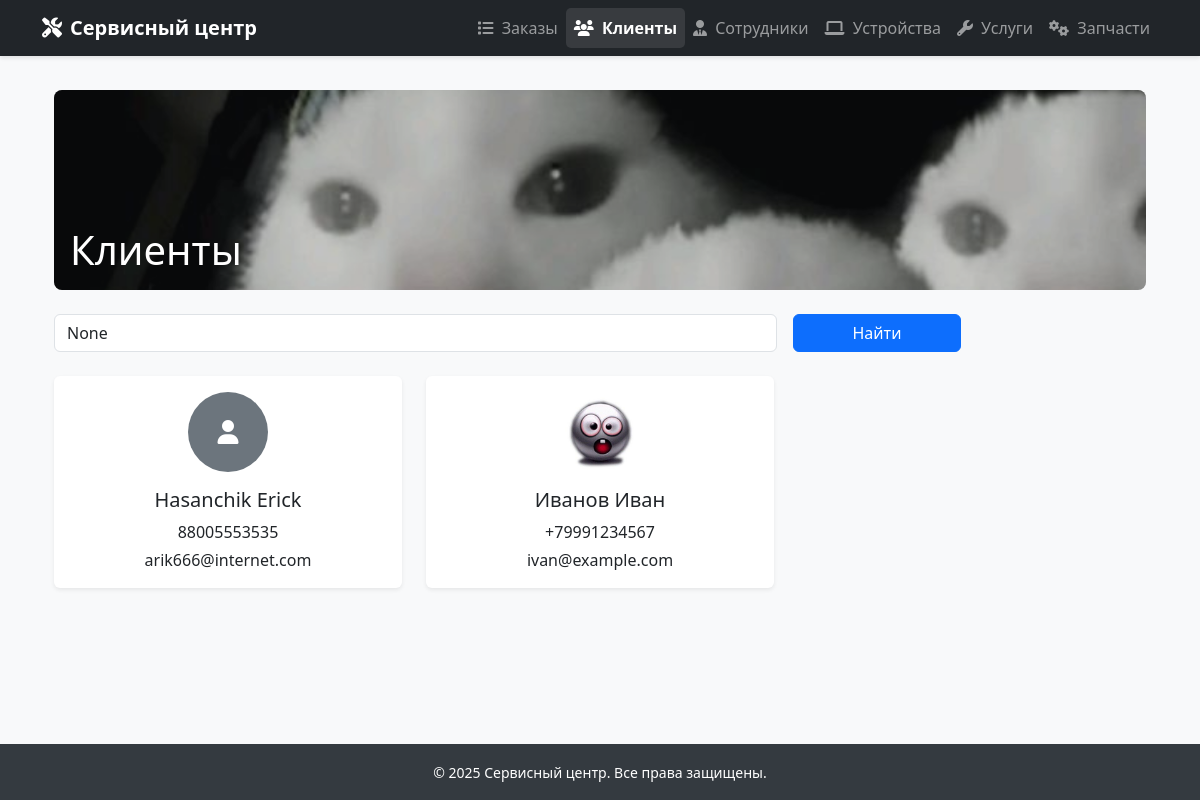
The page /clients/ on the database as committed earlier.
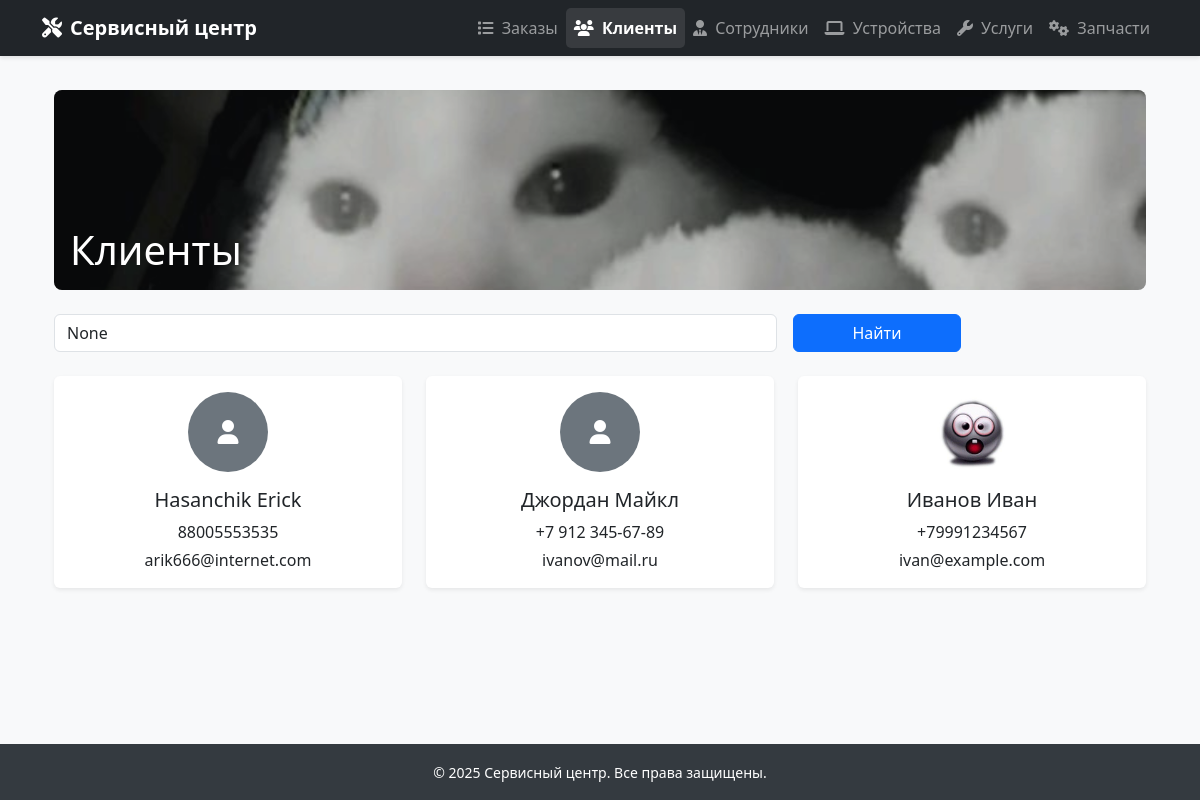
The same page on the database as committed later.
### SAMserv/models.py (models this page shows, shortened)
class Client(models.Model):
    phone_number = models.CharField('Телефон', max_length=20)
    email = models.CharField('Email', max_length=100)
    last_name = models.CharField('Фамилия', max_length=25)
    first_name = models.CharField('Имя', max_length=25)
    middle_name = models.CharField('Отчество', max_length=25, blank=True, null=True)
    photo = models.ImageField('Фото', upload_to='clients/', blank=True, null=True)

### SAMserv/views.py (the view, shortened to what this page needs)
# urls.py: path('clients/', views.client_list, name='client-list'),
def client_list(request):
    query = request.GET.get('q')
    print(f"[DEBUG] Запрос: '{query}'")  # 👈 Добавь это
    clients = Client.objects.all().order_by('last_name')
    return render(request, 'clients/client_list.html', {'clients': clients, 'query': query})

### SAMserv/templates/clients/client_list.html (shortened to what this page needs)
{% extends 'base.html' %}
{% load static %}
{% block content %}
<div class="container">
    <div class="position-relative mb-4" style="height: 200px; overflow: hidden; border-radius: 8px;">
        <img src="{% static 'SAMserv/images/clients.jpg' %}"
             class="w-100 h-100"
             style="object-fit: cover;"
             alt="Клиенты">
        <div class="position-absolute top-0 start-0 w-100 h-100 bg-dark bg-opacity-25"></div>
        <div class="position-absolute bottom-0 start-0 text-white p-3">
            <h1 class="mb-0">Клиенты</h1>
        </div>
    </div>
    <form method="get" class="mb-4">
        <div class="row g-3">
            <div class="col-md-8">
                <input type="text" name="q" class="form-control" placeholder="Поиск по имени, фамилии, телефону или email" value="{{ query }}">
            </div>
            <div class="col-md-2">
                <button type="submit" class="btn btn-primary w-100">Найти</button>
            </div>
        </div>
    </form>
    <div class="row">
        {% for client in clients %}
        <div class="col-md-6 col-lg-4 mb-3">
            <div class="card h-100 border-0 shadow-sm">
                <div class="card-body text-center">
                    {% if client.photo %}
                        <img src="{{ client.photo.url }}" class="rounded-circle mb-3" style="width: 80px; height: 80px; object-fit: cover;" alt="{{ client.last_name }} {{ client.first_name }}">
                    {% else %}
                        <div class="bg-secondary rounded-circle mx-auto mb-3 d-flex align-items-center justify-content-center" style="width: 80px; height: 80px;">
                            <i class="fas fa-user text-white fs-4"></i>
                        </div>
                    {% endif %}
                    <h5 class="card-title text-dark" style="font-weight: 500;">{{ client.last_name }} {{ client.first_name }}</h5>
                    <p class="card-text text-dark mb-1" style="font-weight: 500;">{{ client.phone_number }}</p>
                    <p class="card-text text-dark" style="font-weight: 500;">{{ client.email }}</p>
                </div>
            </div>
        </div>
        {% empty %}
        <div class="col-12">
            <div class="alert alert-info text-center">Нет клиентов</div>
        </div>
        {% endfor %}
    </div>
</div>
{% endblock %}

Rows that differ between the two databases and show on the page:
added Client: last_name "Джордан", first_name "Майкл", phone_number "+7 912 345-67-89", email "ivanov@mail.ru"
